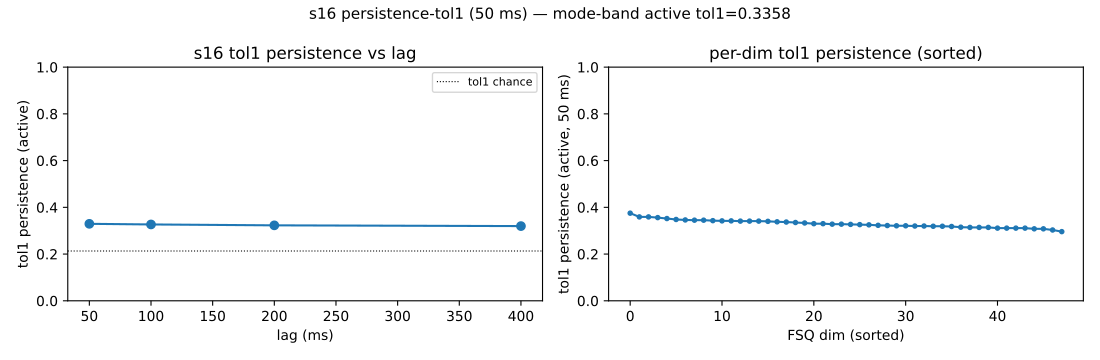

Source code (Python):
"""IGNITE DECISION TEST — persistence at 50 ms under exact + ±1-level (ordinal) metric,
on the frozen s16 smoothed codec. Encoder ONLY (no world model). Diagnostic only.

Decides the plan branch (pre-registered):
  persistence_tol1(active, mode-band) >= ~0.5   -> SKIP codec retrain; freeze s16,
                                                   head retrain with soft/ordinal CE.
  ~0.15-0.25                                     -> codec retrain w/ temporal-consistency
                                                   loss + noise injection (Step 1).
  0.30-0.50                                      -> AMBIGUOUS: report + STOP, no branch.

Pins:
  codes(t) = encode(s16-smoothed residual GT window at t), int FSQ levels (ntok,dim).
  50 ms persistence pair = window i vs window i+5 (step_size 0.01 s -> 5 steps = 50 ms) =
    the world model's prediction stride. (NOT the +1-STFT-frame stability shift.)
  exact = mean_(tok,dim)[c_t==c_{t+1}] ; tol1 = mean_(tok,dim)[|c_t-c_{t+1}|<=1].
  exact-chance = 1/L. tol1-chance = mean_dim sum_k p_d(k)(p_d(k-1)+p_d(k)+p_d(k+1)),
    p_d = empirical per-dim marginal over the cell (proper ordinal chance).
  shuffled control = agreement on RANDOM same-shot/same-stratum pairs (empirical floor).
Strata: active/quiescent (band-prominence quartiles) x in/out-of-codec-subset. Same shots
as the sweep. Extra cuts: mode-band tokens (5-40 kHz freq-patches), lag curve {1,2,4,8}
windows, per-dim tol1. Env: CODEC_DIR, SHOTS_IN, SHOTS_OUT, NWIN_PER_SHOT, OUT_DIR.
"""
import json
import os
import sys
from pathlib import Path

FMH = "/lustre/orion/fus187/proj-shared/ps9551/Flow/FusionAIHub"
for p in (f"{FMH}/src", f"{FMH}/scripts/training"):
    if p not in sys.path:
        sys.path.insert(0, p)
import matplotlib
matplotlib.use("Agg")
import matplotlib.pyplot as plt
import numpy as np
import torch
from scipy.ndimage import gaussian_filter1d
import poc_fsq_stageB as poc
from poc_fsq_stageB import load_pairs
from spectro_bg import baseline_residual, smooth_time_mag
from tokamak_foundation_model.e2e.quantizers.spectro_codec import load_frozen_codec

dev = torch.device("cuda" if torch.cuda.is_available() else "cpu")
CODEC_DIR = os.environ.get("CODEC_DIR", "/lustre/orion/fus187/proj-shared/models/fsq_smooth_ece_s16")
MOD = "ece"
SHOTS_IN = os.environ.get("SHOTS_IN", "200729,190996,204811,191001").split(",")
SHOTS_OUT = os.environ.get("SHOTS_OUT", "190900,190904,201585").split(",")
DATA = os.environ.get("DATA_DIR", "/lustre/orion/fus187/proj-shared/foundation_model")
STATS = os.environ.get("STATS_PATH", "/lustre/orion/fus187/proj-shared/foundation_model_meta/preprocessing_stats.pt")
NWIN_PER_SHOT = int(os.environ.get("NWIN_PER_SHOT", "4000"))     # large -> stride 1 -> consecutive windows
OUT = Path(os.environ.get("OUT_DIR", f"{FMH}/analysis/mode_audit"))
OUT.mkdir(parents=True, exist_ok=True)
BG_SIGMA = 8.0
FS, NFFT = 500_000.0, 1024
DF = FS / NFFT / 1e3
MODE_LO, MODE_HI = int(round(5.0 / DF)), int(round(40.0 / DF))   # 5-40 kHz bins
LAG_STEP = 5                                                     # 5 * 10 ms = 50 ms = 1 window-unit
assert Path(STATS).exists(), f"stats file missing: {STATS}"
print(f"[ptol] STATS (s16-matched, sweep default) = {STATS}", flush=True)

codec, cfg = load_frozen_codec(f"{CODEC_DIR}/spectro_codec_{MOD}.pt", map_location="cpu")
codec = codec.to(dev)
sf = int(cfg.get("smooth_frames", 0) or 0); bg = bool(cfg.get("bg_subtract", False))
C = int(cfg["C"]); Fq = int(cfg["Fq"]); L = int(cfg["fsq_L"]); DIM = int(cfg["fsq_dim"])
PF = int(cfg.get("patch_f", 8)); PT = int(cfg.get("patch_t", 16))
NPF, NPT = Fq // PF, None
assert sf == 16, f"expected s16 smooth_frames=16, got {sf}"
poc.PATCH_F = PF; poc.PATCH_T = PT
print(f"[ptol] codec={CODEC_DIR} smooth_frames={sf} bg={bg} patch=({PF},{PT}) L={L} dim={DIM}", flush=True)


def win_P(x):                                    # (C,F,T) raw residual -> band-peak prominence
    return max(float((np.abs(x[c, MODE_LO:MODE_HI]).mean(1) -
                      gaussian_filter1d(np.abs(x[c, MODE_LO:MODE_HI]).mean(1), 6.0)).max())
               for c in range(x.shape[0]))


def enc_codes(xb):                               # (b,C,F,T) codec-space -> (b,ntok,dim) int16
    with torch.no_grad():
        return codec.encode_codes(xb.to(dev)).cpu().to(torch.int16)


# ---- per-shot: load consecutive windows, residual+smooth, encode ----
shot_codes, shot_P, shot_sub = [], [], []        # per-shot ordered codes / prominence / subset
for sub, shots in [("in", SHOTS_IN), ("out", SHOTS_OUT)]:
    for sh in shots:
        if not (Path(DATA) / f"{sh}_processed.h5").exists():
            print(f"[skip] {sh}", flush=True); continue
        try:
            X, _ = load_pairs(sh, DATA, STATS, C, NWIN_PER_SHOT, modality=MOD)   # ordered, stride 1
        except Exception as e:
            print(f"[warn] {sh}: {e}", flush=True); continue
        Rraw = (baseline_residual(X, sigma=BG_SIGMA)[1] if bg else X).cpu()       # raw residual (for detect)
        Rc = smooth_time_mag(Rraw, sf)                                            # codec-space (smoothed)
        codes = torch.cat([enc_codes(Rc[i:i + 64]) for i in range(0, Rc.shape[0], 64)], 0).numpy()
        P = np.array([win_P(Rraw[w].numpy()) for w in range(Rraw.shape[0])])
        shot_codes.append(codes); shot_P.append(P); shot_sub.append(sub)
        print(f"[ptol] {sh} ({sub}): {codes.shape[0]} consecutive windows encoded", flush=True)

allP = np.concatenate(shot_P)
P75, P25 = np.percentile(allP, 75), np.percentile(allP, 25)
NTOK = shot_codes[0].shape[1]; NPT = NTOK // NPF
mode_pf = [pf for pf in range(NPF) if not (pf * PF > MODE_HI or (pf + 1) * PF < MODE_LO)]
mode_tok = np.array([pf * NPT + pt for pf in mode_pf for pt in range(NPT)])
print(f"[ptol] ntok={NTOK} npf={NPF} npt={NPT} mode freq-patches={mode_pf[0]}..{mode_pf[-1]} "
      f"({len(mode_tok)} mode-band tokens); active>={P75:.3f} quiescent<={P25:.3f}", flush=True)


def tol1_chance(codes_MD):                        # (M,dim) -> mean-over-dim ordinal chance
    ch = []
    for d in range(DIM):
        c = np.bincount(codes_MD[:, d], minlength=L).astype(np.float64); p = c / c.sum()
        pm1 = np.concatenate([[0], p[:-1]]); pp1 = np.concatenate([p[1:], [0]])
        ch.append(float((p * (pm1 + p + pp1)).sum()))
    return float(np.mean(ch))


def cell_pairs(mask_fn, tok=None):
    """collect (c_i, c_{i+5}) pairs where TARGET (i+5) passes mask_fn(P_target, sub)."""
    A, B, tgt_codes = [], [], []
    for codes, P, sub in zip(shot_codes, shot_P, shot_sub):
        n = codes.shape[0]
        for i in range(n - LAG_STEP):
            if mask_fn(P[i + LAG_STEP], sub):
                ci = codes[i]; cj = codes[i + LAG_STEP]
                if tok is not None:
                    ci = ci[tok]; cj = cj[tok]
                A.append(ci); B.append(cj); tgt_codes.append(cj)
    if not A:
        return None
    return np.stack(A), np.stack(B)


def metrics(A, B):
    exact = float((A == B).mean()); tol1 = float((np.abs(A.astype(int) - B.astype(int)) <= 1).mean())
    flat = np.concatenate([A.reshape(-1, A.shape[-1]), B.reshape(-1, B.shape[-1])], 0)
    t1c = tol1_chance(flat)
    # shuffled control: permute B rows (breaks temporal pairing)
    perm = np.random.RandomState(0).permutation(len(B))
    sh_exact = float((A == B[perm]).mean()); sh_tol1 = float((np.abs(A.astype(int) - B[perm].astype(int)) <= 1).mean())
    return {"n_pairs": int(len(A)), "exact": round(exact, 4), "tol1": round(tol1, 4),
            "exact_chance": round(1.0 / L, 4), "tol1_chance_empirical": round(t1c, 4),
            "shuffled_exact": round(sh_exact, 4), "shuffled_tol1": round(sh_tol1, 4)}


res = {"codec": CODEC_DIR, "smooth_frames": sf, "stats": STATS, "lag_ms_per_unit": 50,
       "definition": "50ms pair = window i vs i+5 (step 0.01s); stratum by target(i+5) prominence"}
# ---- 2x2 table ----
res["strata"] = {}
for sname, pcond in [("active", lambda p: p >= P75), ("quiescent", lambda p: p <= P25)]:
    for subn in ["in", "out"]:
        AB = cell_pairs(lambda p, s, pc=pcond, sn=subn: pc(p) and s == sn)
        res["strata"][f"{sname}_{subn}"] = metrics(*AB) if AB else {"n_pairs": 0}
        c = res["strata"][f"{sname}_{subn}"]
        print(f"[ptol] {sname:9s} {subn}: n={c.get('n_pairs')} exact={c.get('exact')} tol1={c.get('tol1')} "
              f"| chance exact={c.get('exact_chance')} tol1={c.get('tol1_chance_empirical')} "
              f"| shuffled tol1={c.get('shuffled_tol1')}", flush=True)

# ---- HEADLINE: mode-band tokens, active (in+out) ----
ABm = cell_pairs(lambda p, s: p >= P75, tok=mode_tok)
res["mode_band_active"] = metrics(*ABm) if ABm else {"n_pairs": 0}
mb = res["mode_band_active"]
print(f"[ptol] *** MODE-BAND active: n={mb.get('n_pairs')} exact={mb.get('exact')} "
      f"tol1={mb.get('tol1')} (tol1-chance={mb.get('tol1_chance_empirical')}, "
      f"shuffled tol1={mb.get('shuffled_tol1')}) ***", flush=True)

# ---- lag curve (active, all tokens) ----
lag_units = [1, 2, 4, 8]
res["lag_curve_tol1_active"] = {}
for Lu in lag_units:
    step = LAG_STEP * Lu; A, B = [], []
    for codes, P, sub in zip(shot_codes, shot_P, shot_sub):
        n = codes.shape[0]
        for i in range(n - step):
            if P[i + step] >= P75:
                A.append(codes[i]); B.append(codes[i + step])
    if A:
        A = np.stack(A); B = np.stack(B)
        res["lag_curve_tol1_active"][f"{Lu*50}ms"] = round(float((np.abs(A.astype(int) - B.astype(int)) <= 1).mean()), 4)
print(f"[ptol] lag curve (active tol1): {res['lag_curve_tol1_active']}", flush=True)

# ---- per-dim tol1 (active) ----
Aa, Ba = cell_pairs(lambda p, s: p >= P75)
perdim = [float((np.abs(Aa[:, :, d].astype(int) - Ba[:, :, d].astype(int)) <= 1).mean()) for d in range(DIM)]
res["per_dim_tol1_active_sorted"] = sorted([round(v, 3) for v in perdim], reverse=True)

# ---- branch verdict (pre-registered) ----
h = mb.get("tol1")
if h is None:
    branch = "NO DATA"
elif h >= 0.5:
    branch = f"SKIP codec retrain -> freeze s16 + soft/ordinal-CE head retrain (tol1={h} >= 0.5)"
elif h <= 0.25:
    branch = f"CODEC RETRAIN (temporal-consistency + noise) proceeds (tol1={h} <= 0.25)"
elif 0.30 <= h <= 0.50:
    branch = f"AMBIGUOUS (tol1={h} in 0.30-0.50) -> report + STOP, pick no branch"
else:
    branch = f"tol1={h} in (0.25,0.30) gap -> lean codec-retrain; flag for judgement"
res["plan_branch"] = branch
print(f"[ptol] PLAN BRANCH: {branch}", flush=True)

json.dump(res, open(OUT / "persistence_tol_s16.json", "w"), indent=2)

# ---- PDF: lag curve + per-dim ----
fig, ax = plt.subplots(1, 2, figsize=(11, 3.6))
lc = res["lag_curve_tol1_active"]
ax[0].plot([int(k[:-2]) for k in lc], list(lc.values()), marker="o")
ax[0].axhline(mb.get("tol1_chance_empirical", 0), color="k", ls=":", lw=0.8, label="tol1 chance")
ax[0].set_xlabel("lag (ms)"); ax[0].set_ylabel("tol1 persistence (active)"); ax[0].set_ylim(0, 1); ax[0].legend(fontsize=8)
ax[0].set_title("s16 tol1 persistence vs lag")
ax[1].plot(range(DIM), res["per_dim_tol1_active_sorted"], marker=".")
ax[1].set_xlabel("FSQ dim (sorted)"); ax[1].set_ylabel("tol1 persistence (active, 50 ms)"); ax[1].set_ylim(0, 1)
ax[1].set_title("per-dim tol1 persistence (sorted)")
fig.suptitle(f"s16 persistence-tol1 (50 ms) — mode-band active tol1={mb.get('tol1')}", fontsize=11)
fig.tight_layout(); fig.savefig(OUT / "persistence_tol_s16.pdf"); plt.close(fig)
print(f"[ptol] wrote {OUT}/persistence_tol_s16.json + .pdf", flush=True)
print("\n[ptol] done", flush=True)
